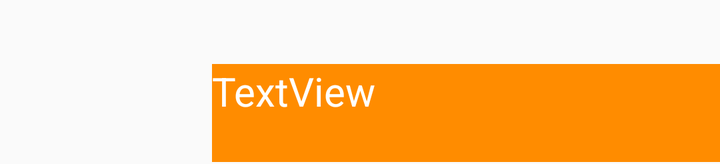
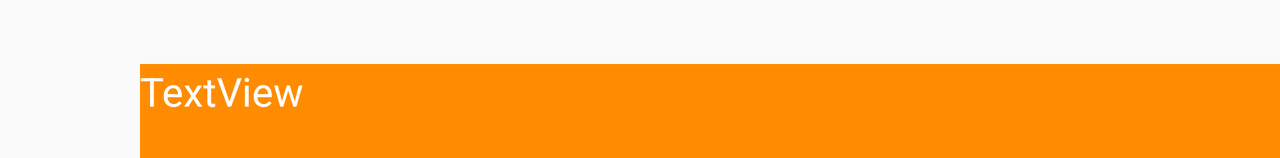

An Android layout and its configuration variant, each rendered on a device that would load it. The default file and the variant file are quoted in full after the pictures.
<!-- AndroidManifest.xml: application theme AppTheme -->
<!-- res/layout/exercise_element.xml -->
<?xml version="1.0" encoding="utf-8"?>
<androidx.constraintlayout.widget.ConstraintLayout
    xmlns:android="http://schemas.android.com/apk/res/android"
    xmlns:app="http://schemas.android.com/apk/res-auto"
    xmlns:tools="http://schemas.android.com/tools"
    android:layout_width="match_parent"
    android:layout_height="wrap_content">

    <ImageView
        android:id="@+id/imageView"
        android:layout_width="90dp"
        android:layout_height="50dp"
        android:layout_marginStart="16dp"
        android:layout_marginLeft="16dp"
        android:layout_marginTop="32dp"
        app:layout_constraintStart_toStartOf="parent"
        app:layout_constraintTop_toTopOf="parent"
        app:srcCompat="@drawable/ic_launcher_foreground" />

    <TextView
        android:id="@+id/exerciseName"
        android:layout_width="321dp"
        android:layout_height="49dp"
        android:layout_marginTop="32dp"
        android:background="@color/colorPrimaryDark"
        android:textColor="#ffffff"
        android:text="TextView"
        android:textSize="20sp"
        app:layout_constraintStart_toEndOf="@+id/imageView"
        app:layout_constraintTop_toTopOf="parent" />
</androidx.constraintlayout.widget.ConstraintLayout>
<!-- resources referenced by this layout -->
<resources>
  <color name="colorPrimaryDark">#FFFF8C00</color>
  <style name="AppTheme" parent="Theme.AppCompat.Light.NoActionBar">
          
          <item name="colorPrimary">#FFFF8C00</item>
          <item name="colorPrimaryDark">#FFFF8C00</item>
          <item name="colorAccent">@android:color/holo_orange_dark</item>
          <item name="android:windowAnimationStyle">@style/CustomActivityAnimation</item>
      </style>
  <style name="CustomActivityAnimation" parent="@android:style/Animation.Activity">
          <item name="android:activityOpenEnterAnimation">@anim/right_slide_in</item>
          <item name="android:activityOpenExitAnimation">@anim/left_slide_out</item>
          <item name="android:activityCloseEnterAnimation">@anim/left_slide_in</item>
          <item name="android:activityCloseExitAnimation">@anim/right_slide_out</item>
      </style>
</resources>
<!-- res/layout-land/exercise_element.xml (the repository's variant of the layout above) -->
<!-- drawn on the phone turned sideways -->
<?xml version="1.0" encoding="utf-8"?>
<androidx.constraintlayout.widget.ConstraintLayout
    xmlns:android="http://schemas.android.com/apk/res/android"
    xmlns:app="http://schemas.android.com/apk/res-auto"
    xmlns:tools="http://schemas.android.com/tools"
    android:layout_width="match_parent"
    android:layout_height="wrap_content">

    <ImageView
        android:id="@+id/imageView"
        android:layout_width="90dp"
        android:layout_height="47dp"
        android:layout_marginTop="32dp"
        app:layout_constraintEnd_toStartOf="@+id/exerciseName"
        app:layout_constraintStart_toStartOf="parent"
        app:layout_constraintTop_toTopOf="parent"
        app:srcCompat="@drawable/ic_launcher_foreground" />

    <TextView
        android:id="@+id/exerciseName"
        android:layout_width="590dp"
        android:layout_height="47dp"
        android:layout_marginTop="32dp"
        android:background="@color/colorPrimaryDark"
        android:text="TextView"
        android:textColor="#ffffff"
        android:textSize="20sp"
        app:layout_constraintEnd_toEndOf="parent"
        app:layout_constraintStart_toEndOf="@+id/imageView"
        app:layout_constraintTop_toTopOf="parent" />
</androidx.constraintlayout.widget.ConstraintLayout>
